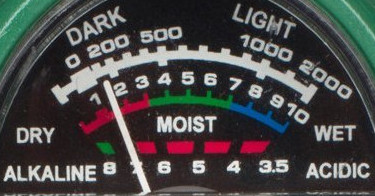
#> input picture meter2.jpg, 375 x 196 px
$ python detector.py meter2.jpg
#> lines starting #> are read from the running program, lines starting #| are printed output that depends on the picture; after the words box and inside, x2 and y2 are one past the last pixel; in counts of white or black regions, pixels touching at a corner belong together; long printed decimals are rounded
import numpy as np
import cv2
import sys
from skimage.morphology import skeletonize


def main():

	## Read image file.
	img = cv2.imread(sys.argv[1])
#> img is the input picture: shape (196, 375, 3); mean B, G, R 70.2, 70.8, 71.5


	## Convert to grayscale
	gray_img = cv2.cvtColor(img, cv2.COLOR_BGR2GRAY)
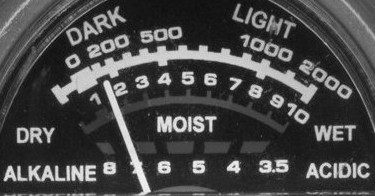
#> gray_img: shape (196, 375); min 5, max 253, mean 70.9

	## Improve contrast in image
	## Using hitogram equalization
	contrast_img = cv2.equalizeHist(gray_img)
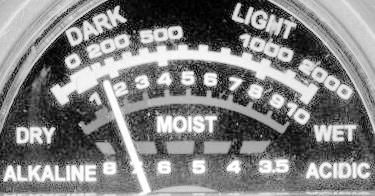
#> contrast_img: shape (196, 375); min 0, max 255, mean 129.1

	## Aply binary thresholding
	ret,thresh1 = cv2.threshold(contrast_img,230,255,cv2.THRESH_BINARY)
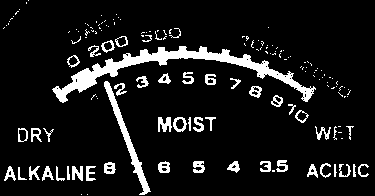
#> thresh1: shape (196, 375); 9.7% white; 154 white regions (105 under 20 px), largest, box (x1, y1, x2, y2) and area: (52, 46, 316, 103) 2885, (104, 81, 151, 195) 758, (158, 117, 172, 132) 143

	'''Different thresholding can e implemented. Pick one from below.
	# ret,thresh1_sk = cv2.threshold(contrast_img,140,1,cv2.THRESH_BINARY_INV)
	# mean_t = cv2.adaptiveThreshold(contrast_img,255, cv2.ADAPTIVE_THRESH_MEAN_C, cv2.THRESH_BINARY_INV,11,2)
	# gaussian_t = cv2.adaptiveThreshold(contrast_img,255, cv2.ADAPTIVE_THRESH_GAUSSIAN_C, cv2.THRESH_BINARY_IV,11,2)
	'''

	## Skeletonization
	## Convert to binary 0 and 1
	ske = (skeletonize(thresh1/255)*255).astype(np.uint8)
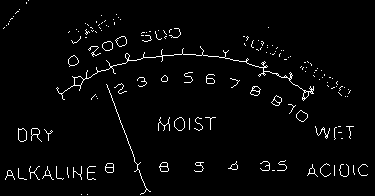
#> ske: shape (196, 375); 2.8% white in thin lines or dots

	## Detect edges from the skeleton image
	edges = cv2.Canny(ske,100,200)
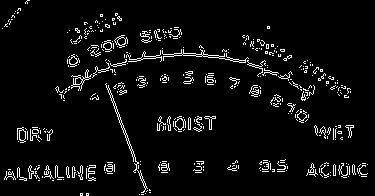
#> edges: shape (196, 375); 5.2% white in thin lines or dots

	## Apply Hough Transform
	## This returns an array of r and theta values
	lines = cv2.HoughLines(ske,1,np.pi/180, 50)
#> lines = [[-69, 2.78], [-72, 2.79], [174, 1.55], [165, 1.59]]


	## Draw the lines
	for rho,theta in lines[0]:
		print(rho, theta)
		a = np.cos(theta)
		b = np.sin(theta)
		x0 = a*rho
		y0 = b*rho
		x1 = int(x0 - 1000*(-b))
		y1 = int(y0 - 1000*(a))
		x2 = int(x0 + 1000*(-b))
		y2 = int(y0 + 1000*(a))
		cv2.line(img,(x1,y1),(x2,y2),(37,253,13),2)
#> this loop made 1 pass
#> (rho, theta, a, b, x0, y0, x1, y1) on pass 1: (-69, 2.78, -0.934, 0.358, 64.42, -24.73, 422, 908)
#| -69.0 2.775
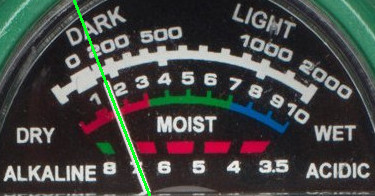
#> img: shape (196, 375, 3); 0.84% of pixels changed, all inside (x1, y1, x2, y2) = (73, 0, 151, 196)


	## Show Hough transformed images
	res = np.hstack((contrast_img,thresh1,ske,edges))
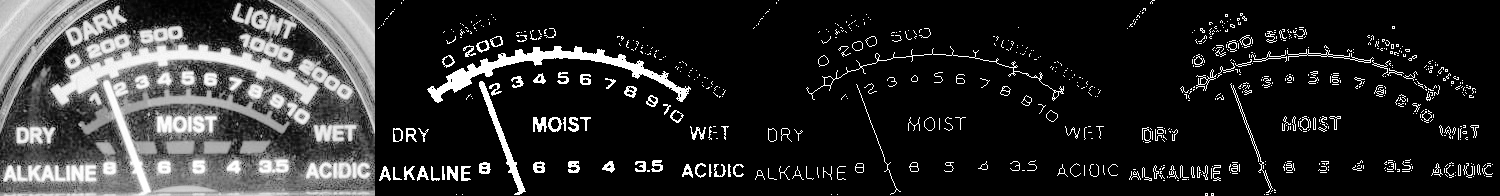
#> res: shape (196, 1500); min 0, max 255, mean 43.6
	cv2.imshow("res.png", res)
	cv2.imshow("final.png",img)
	cv2.waitKey(0)
	cv2.destroyAllWindows()

if __name__ == '__main__':
	main()
